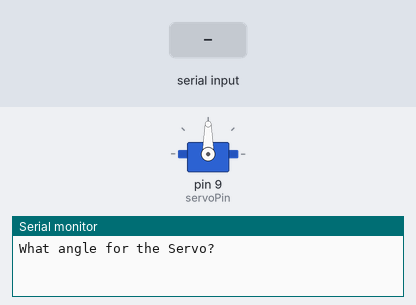
Bench run of a sketch on a simulated Arduino Uno, built with avr-gcc and run on an emulated ATmega328P. Parts: servo, the last lines printed to the serial monitor. The test bench sets the inputs (shaded band).

Above: at 1.2 s.
1.3 s: "90,45\n" received over Serial
At 1.9 s:
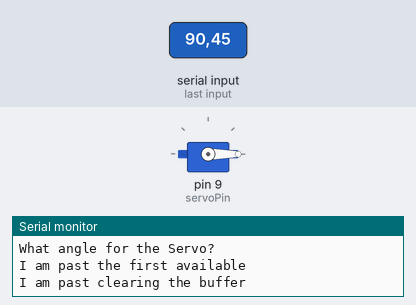
2.8 s: "30,150\n" received over Serial
At 3.8 s:
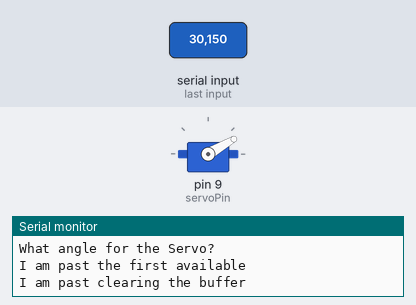
4.3 s: "200\n" received over Serial
At 5.0 s:
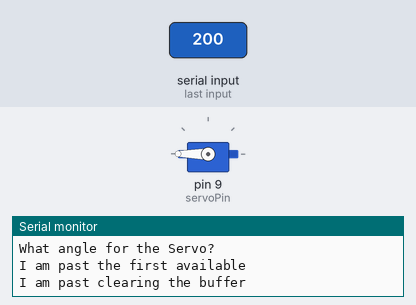
5.8 s: "0\n" received over Serial
At 7.0 s:
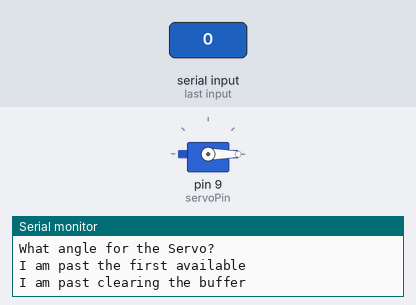
7.3 s: "90\n" received over Serial
At 8.4 s:
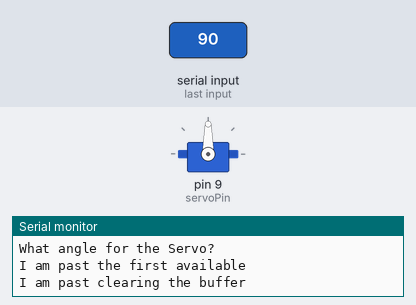
Timing chart, 0 to 9.8 s (numbered marks = the images above; inputs shaded):
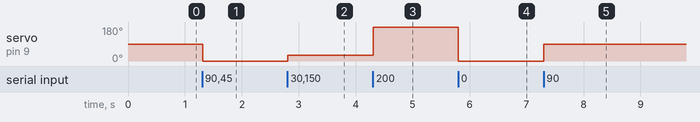

The sketch:

servoTest.ino
```cpp
#include <Servo.h>
int servoPin=9;
int servoPos=165;
Servo myServo;
void setup() {
  // put your setup code here, to run once:
  Serial.begin(9600);
  myServo.attach(servoPin);
}

void loop() {
  // put your main code here, to run repeatedly:
  Serial.println("What angle for the Servo? ");
  while(Serial.available()==0){
    // Wait for input from the serial monitor
  }
  Serial.println("I am past the first available");
  // Clear the serial buffer
  while(Serial.available()){
    Serial.read();
  }
  Serial.println("I am past clearing the buffer");
  while(Serial.available()==0){
    // Wait for new input after clearing the buffer
  }
  Serial.println("I am ACTING!!!");
  servoPos=Serial.parseInt();
  myServo.write(servoPos);
}
```

Measured:
- after the input at 1.3 s, servo on pin 9 (servoPin): 90° → 0° at once
- after the input at 2.8 s, servo on pin 9 (servoPin): 0° → 30° at once
- after the input at 4.3 s, servo on pin 9 (servoPin): 30° → 180° at once
- after the input at 5.8 s, servo on pin 9 (servoPin): 180° → 0° at once
- after the input at 7.3 s, servo on pin 9 (servoPin): 0° → 90° at once
